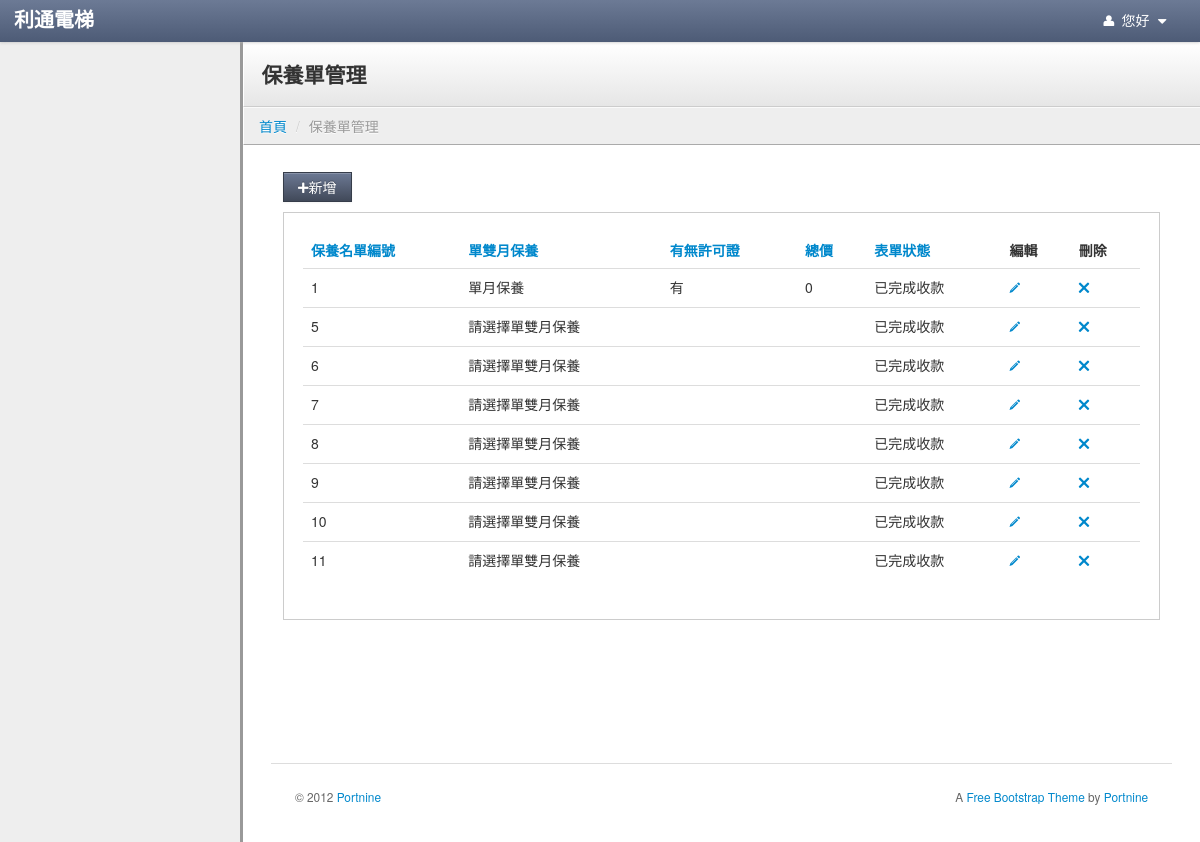
The page /index.php/service/service_home on the database its author committed.
### tables this page shows
CREATE TABLE `service` (
  `id` int(11) NOT NULL AUTO_INCREMENT,
  `signing_day` varchar(255) DEFAULT NULL,
  `service_month` varchar(255) DEFAULT NULL,
  `mechanical_warranty` int(255) DEFAULT NULL,
  `license` int(255) DEFAULT NULL,
  `license_day` varchar(255) DEFAULT NULL,
  `Total_price` int(255) DEFAULT NULL,
  `payment_date1` varchar(255) DEFAULT NULL,
  `payment_date2` varchar(255) DEFAULT NULL,
  `payment_date3` varchar(255) DEFAULT NULL,
  `payment_date4` varchar(255) DEFAULT NULL,
  `payment_date5` varchar(255) DEFAULT NULL,
  `payment_date6` varchar(255) DEFAULT NULL,
  `payment_amount1` varchar(255) DEFAULT NULL,
  `payment_amount2` varchar(255) DEFAULT NULL,
  `payment_amount3` varchar(255) DEFAULT NULL,
  `payment_amount4` varchar(255) DEFAULT NULL,
  `payment_amount5` varchar(255) DEFAULT NULL,
  `payment_amount6` varchar(255) DEFAULT NULL,
  `item_status1` varchar(255) DEFAULT NULL,
  `item_status2` varchar(255) DEFAULT NULL,
  `item_status3` varchar(255) DEFAULT NULL,
  `item_status4` varchar(255) DEFAULT NULL,
  `item_status5` varchar(255) DEFAULT NULL,
  `item_status6` varchar(255) DEFAULT NULL,
  `remark` varchar(255) DEFAULT NULL,
  `warranty_id` int(255) DEFAULT NULL,
  PRIMARY KEY (`id`)
);

### application/controllers/Service.php (called while the page is built, shortened)
<?php if ( ! defined('BASEPATH')) exit('No direct script access allowed');
class Service extends CI_Controller {
	var $data =array();
	function __construct()
	{
		$this->load->model('Customer_model');
		$this->load->model('m_service_model');
		$this->load->model('m_warranty_model');
		$this->load->library('datamodel');
		$this->load->library('common');
        $this->load->model('Usermenu_model');
	}
	public function service_home()
	{
		$service_model = new m_service_model();
		$temp = $service_model->getservice();
		$common = new Common();
		$fristitem = 0;
		$itemmax = 10;
		if ($temp != 0)
		{
			$totalitem = count($temp);
			if( 10 > $totalitem)
			{
				$itemmax = $totalitem;
			}
			else
			{
				$itemmax = 10;
			}
			$this->data['fristitem'] = $fristitem;
			$this->data['itemmax'] = $itemmax;
			foreach($temp as $row):
				$row->service_month = $common->converservicemonthByID($row->service_month);
				$row->license = $common->converlicenseByID($row->license);
				$row->status = "已完成收款";
				if($fristitem < $itemmax)
				{
					$this->data[$fristitem] = $row;
				}
				$fristitem++;
			endforeach;
			if($totalitem >= 10)
			{
				if($totalitem % 10 != 0)
				{
					$pageitem = floor($totalitem / 10) + 1;
				}
				else
				{
					$pageitem = $totalitem / 10;
				}
			}
			else
			{
				$pageitem = 1;
			}
			$pagefrist = 0;
			if($pageitem > 10 )
			{
				$pagetotal = 10;
			}
			else
			{
				$pagetotal = $pageitem;
			}
			$this->data['pagefrist'] = $pagefrist;
			$this->data['pagetotal'] = $pagetotal;
			$this->data['pageid'] = 1;
		}
		else
		{
			$this->data = null;
		}
		$this->load->view('v_service_home', $this->data);
	}
}

### index.php (called while the page is built, shortened)
<?php
require_once BASEPATH.'core/CodeIgniter.php';

### application/models/m_service_model.php (called while the page is built, shortened)
<?php
class m_service_model extends CI_Model
{
	public function getservice()
	{
		$this->db->select('*');
		$this->db->from('service');
		$result = $this->db->get();
		if ($result->num_rows() > 0)
		{
			$idx = 0;
			$payment_amount = array();
			$payment_date = array();
			$item_status = array();
			foreach ($result->result() as $row)
			{
				$service_data[$idx] = new Datamodel();
				$idx2 = 0;
				$idx3 = 0;
				$idx4 = 0;
				foreach ($row as $k => $v)
				{
					if (preg_match("/\item_status/i", $k))
					{
						$item_status[$idx3] = $v;
						$idx3++;
					}
					else if (preg_match("/payment_date/i", $k))
					{
						$payment_date[$idx4] = $v;
						$idx4++;
					}
					else if (preg_match("/payment_amount/i", $k))
					{
						$payment_amount[$idx2] = $v;
						$idx2++;
					}
					else
					{
						$service_data[$idx]->$k = $v;
					}
				}
				$service_data[$idx]->payment_amount = $payment_amount;
				$service_data[$idx]->payment_date = $payment_date;
				$service_data[$idx]->item_status = $item_status;
				$idx++;
			}
			return $service_data;
		}
		return 0;
	}
}
?>

### application/libraries/datamodel.php (called while the page is built, shortened)
<?php
class Datamodel
{
	private $data = array();
	public function __set($name,$value)
	{
		$this->data[$name] = $value;
	}
	public function __get($name)
	{
		if (array_key_exists($name,$this->data))
		{
			return $this->data[$name];
		}
	}
}

### application/views/v_service_home.php (the view, shortened to what this page needs)
<!DOCTYPE html>
<html lang="en">
	<?php
		include "head.php";
	?>
	<body>
		<?php
			include "navbar.php";
		?>
		<div class="content">
			<div class="header">
				<h1 class="page-title">保養單管理</h1>
			</div>
				<ul class="breadcrumb">
					<li><a href="<?=base_url("/mainpage/index")?>">首頁</a> <span class="divider">/</span></li>
					<li class="active">保養單管理</li>
				</ul>
			<div class="container-fluid">
				<div class="row-fluid">
					<div class="container-fluid">
						<div class="row-fluid">
								<div class="btn-toolbar">
									<a href="<?=base_url("/service/create_service")?>"><button class="btn btn-primary" id="new_people"><i class="icon-plus"></i>新增</button></a>
								</div>
							<form action="<?=base_url("/Form/form_borad")?>" method="post">
								<div class="well">
									<table class="table sortable">
										<thead>
											<tr>
												<th><a href="#">保養名單編號</a></th>
												<th><a href="#">單雙月保養</a></th>
												<th><a href="#">有無許可證</a></th>
												<th><a href="#">總價</a></th>
												<th><a href="#">表單狀態</a></th>
												<th class="sorttable_nosort">編輯</th>
												<th class="sorttable_nosort">刪除</th>
											</tr>
										</thead>
										<tbody>
					<?php					if(count($this->data) != 0 )
											{
												$fristitem = $this->data['fristitem'];
												$itemmax = $this->data['itemmax'];
												for($j = 0; $fristitem < $itemmax;$j++)
												{
					?>
													<tr>
														<td><?=$this->data[$j]->id;?></td>
														<td><?=$this->data[$j]->service_month;?></td>
														<td><?=$this->data[$j]->license;?></td>
														<td><?=$this->data[$j]->Total_price;?></td>
														<td><?=$this->data[$j]->status;?></td>
														<td>
															<a href="<?=base_url("/service/edit_service")?>/service_id/<?=$this->data[$j]->id;?>" ><i class="icon-pencil"></i></a>
														</td>
														<td>
															<a href="<?=base_url("/service/delete_service")?>/service_id/<?=$this->data[$j]->id;?>" ><i class="icon-remove"></i></a>
														</td>
													</tr>
					<?php							$fristitem++;
												}
											}
					?>
										</tbody>
									</table>
								</div>
							</form>
							<div class="pagination">
							</div>
							<footer>
								<hr>
								<p class="pull-right">A <a href="http://www.portnine.com/bootstrap-themes" target="_blank">Free Bootstrap Theme</a> by <a href="http://www.portnine.com" target="_blank">Portnine</a></p>
								<p>&copy; 2012 <a href="http://www.portnine.com" target="_blank">Portnine</a></p>
							</footer>
						</div>
					</div>
				</div>
			</div>
		</div>
	</body>
</html>

### application/views/head.php (shortened to what this page needs)
 <head>
<link rel="stylesheet" type="text/css" href="<?=base_url("/lib/bootstrap/css/bootstrap.css")?>">
   <link rel="stylesheet" type="text/css" href="<?=base_url("/stylesheets/theme.css")?>">
   <link rel="stylesheet" href="<?=base_url("/lib/font-awesome/css/font-awesome.css")?>">
<link href="<?=base_url("/stylesheets/alertify.core.css")?>" rel="stylesheet">
<link href="<?=base_url("/stylesheets/alertify.default.css")?>" rel="stylesheet">
<link rel="stylesheet" type="text/css" href="<?php echo base_url();?>stylesheets/jquery.fancybox.css?v=2.1.0" media="screen" />
 </head>

### application/views/navbar.php (shortened to what this page needs)
<div class="navbar">
       <div class="navbar-inner">
		<ul class="nav pull-right">
			<li id="fat-menu" class="dropdown">
				<a href="#" role="button" class="dropdown-toggle" data-toggle="dropdown">
					<i class="icon-user"></i> <?=$_SESSION["account"]. " 您好"?>
					<i class="icon-caret-down"></i>
				</a>
			</li>
		</ul>
		<a class="brand" href="<?=base_url("/mainpage/index")?>"><span class="second">利通電梯</span></a>
       </div>
   </div>

### stylesheets/theme.css (style rules this page uses)
body { background: #eee; background-image: url(http://subtlepatterns.com/patterns/furley_bg.png); background-position: initial initial; background-repeat: initial initial; background-position: initial initial; background-repeat: initial initial; margin: 0px; padding: 0px; }
h1 { margin-top: 0px; color: #eee; }
hr { border-top: 1px solid #ddd; border-bottom: 1px solid #fff; }
.navbar { position: relative; z-index: 20; margin: 0px; padding: 0px; -webkit-box-shadow: 0px 0px 3px #cccccc; -moz-box-shadow: 0px 0px 3px #cccccc; box-shadow: 0px 0px 3px #cccccc; }
.navbar .brand { text-shadow: none; }
.navbar .navbar-inner { background: #4d5b76; background: -webkit-gradient(linear, left bottom, left top, color-stop(0, #4d5b76), color-stop(1, #6c7a95)); background: -ms-linear-gradient(bottom, #4d5b76, #6c7a95); background: -moz-linear-gradient(center bottom, #4d5b76 0%, #6c7a95 100%); background: -o-linear-gradient(bottom, #4d5b76, #6c7a95); filter: progid:dximagetransform.microsoft.gradient(startColorStr='#4d5b76', EndColorStr='#6c7a95'); -ms-filter: "progid:DXImageTransform.Microsoft.gradient(startColorStr='#6c7a95',EndColorStr='#4d5b76')"; padding: 0em 1em; margin: 0px; -webkit-border-radius: 0px; -moz-border-radius: 0px; border-radius: 0px; -moz-background-clip: padding; -webkit-background-clip: padding-box; background-clip: padding-box; border: 0px; border-bottom: none; }
.navbar .nav { margin: 0em; margin-right: -1em; }
.navbar .nav > li > a { color: #fff; text-shadow: none; }
.content { min-width: 400px; position: relative; min-height: 800px; background: #fff; margin-left: 240px; border-left: 1px solid #cccccc; border-left: 3px solid #999999; }
.header { background: #ffffff; background: #ffffff; background: -webkit-gradient(linear, left bottom, left top, color-stop(0, #e6e6e6), color-stop(1, #ffffff)); background: -ms-linear-gradient(bottom, #e6e6e6, #ffffff); background: -moz-linear-gradient(center bottom, #e6e6e6 0%, #ffffff 100%); background: -o-linear-gradient(bottom, #e6e6e6, #ffffff); filter: progid:dximagetransform.microsoft.gradient(startColorStr='#4d5b76', EndColorStr='#6c7a95'); -ms-filter: "progid:DXImageTransform.Microsoft.gradient(startColorStr='#ffffff',EndColorStr='#e6e6e6')"; border-bottom: 1px solid #cccccc; border-top: 1px solid #ffffff; border-left: 1px solid #ffffff; padding: 0em 1.25em; }
.header h1 { margin: 1em 0em; padding: 0em; line-height: 1em; font-size: 1.5em; color: #eee; color: #333; }
.breadcrumb { -webkit-box-shadow: none; -moz-box-shadow: none; box-shadow: none; -webkit-border-radius: 0px; -moz-border-radius: 0px; border-radius: 0px; -moz-background-clip: padding; -webkit-background-clip: padding-box; background-clip: padding-box; background: #eee; border-bottom: 1px solid #aaa; border-top: 1px solid #fafafa; border-left: 1px solid #fff; margin-bottom: .5em; }
footer { padding: 1em; margin-top: 4em; color: #666; font-size: .85em; line-height: 1.3em; }
footer hr { margin: 2em -2em; }
.btn { -webkit-border-radius: 0px; -moz-border-radius: 0px; border-radius: 0px; }
.btn-primary { background-color: #414959; background-image: -webkit-gradient(linear, 0 0, 0 100%, from(#6c7994), to(#414959)); background-image: -webkit-linear-gradient(top, #6c7994, #414959); background-image: -o-linear-gradient(top, #6c7994, #414959); background-image: linear-gradient(to bottom, #6c7994, #414959); background-image: -moz-linear-gradient(top, #6c7994, #414959); filter: progid:dximagetransform.microsoft.gradient(startColorStr='#6c7994', EndColorStr='#414959'); -ms-filter: "progid:DXImageTransform.Microsoft.gradient(startColorStr='#6c7994',EndColorStr='#414959')"; border: 1px solid #363d4a; }
.well { background-color: #fff; border: 1px solid #ccc; -webkit-box-shadow: 1px 1px 0px #ffffff; -moz-box-shadow: 1px 1px 0px #ffffff; box-shadow: 1px 1px 0px #ffffff; -webkit-border-radius: 0px; -moz-border-radius: 0px; border-radius: 0px; -moz-background-clip: padding; -webkit-background-clip: padding-box; background-clip: padding-box; }

### application/views/head.php (style rules this page uses)
.brand { font-family: georgia, serif; }
.brand .second { color: #fff; font-weight: bold; }

### rows shown on the page
service: id "1", service_month "單月保養", license "有", Total_price "0", status "已完成收款"
service: id "5", service_month "請選擇單雙月保養", status "已完成收款"
service: id "6", service_month "請選擇單雙月保養", status "已完成收款"
service: id "7", service_month "請選擇單雙月保養", status "已完成收款"
service: id "8", service_month "請選擇單雙月保養", status "已完成收款"
service: id "10", service_month "請選擇單雙月保養", status "已完成收款"

### other values the page prints
$this->data[$j]->id "9"
$this->data[$j]->service_month "請選擇單雙月保養"
$this->data[$j]->status "已完成收款"
$this->data[$j]->id "11"
